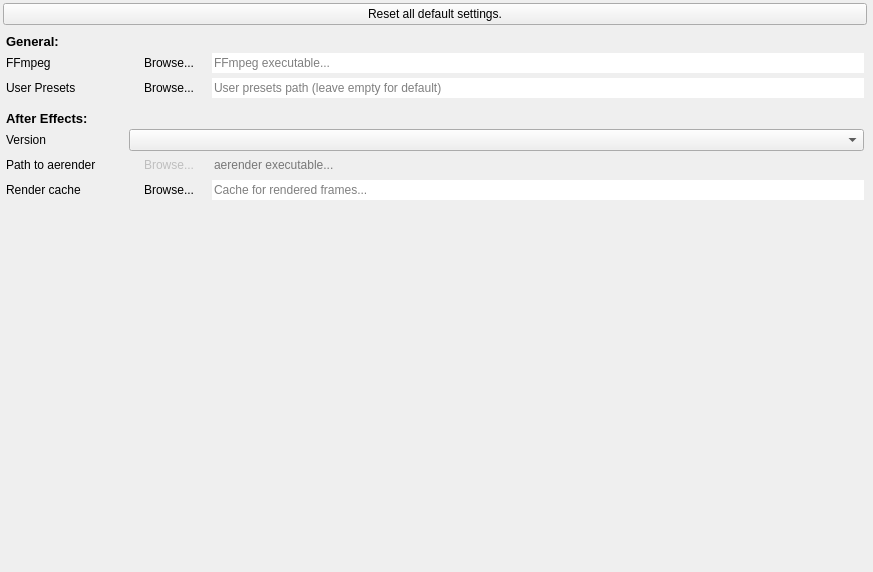
<?xml version="1.0" encoding="UTF-8"?>
<ui version="4.0">
 <class>DuMESettingsWidget</class>
 <widget class="QWidget" name="DuMESettingsWidget">
  <property name="geometry">
   <rect>
    <x>0</x>
    <y>0</y>
    <width>873</width>
    <height>572</height>
   </rect>
  </property>
  <property name="windowTitle">
   <string>Form</string>
  </property>
  <layout class="QVBoxLayout" name="verticalLayout" stretch="0,0,0,1">
   <property name="leftMargin">
    <number>3</number>
   </property>
   <property name="topMargin">
    <number>3</number>
   </property>
   <property name="rightMargin">
    <number>6</number>
   </property>
   <property name="bottomMargin">
    <number>6</number>
   </property>
   <item>
    <widget class="QPushButton" name="resetDefaultsButton">
     <property name="text">
      <string>Reset all default settings.</string>
     </property>
    </widget>
   </item>
   <item>
    <widget class="QWidget" name="generalWidget" native="true">
     <property name="sizePolicy">
      <sizepolicy hsizetype="Preferred" vsizetype="Minimum">
       <horstretch>0</horstretch>
       <verstretch>0</verstretch>
      </sizepolicy>
     </property>
     <layout class="QFormLayout" name="formLayout">
      <property name="horizontalSpacing">
       <number>3</number>
      </property>
      <property name="verticalSpacing">
       <number>3</number>
      </property>
      <property name="leftMargin">
       <number>3</number>
      </property>
      <property name="topMargin">
       <number>3</number>
      </property>
      <property name="rightMargin">
       <number>3</number>
      </property>
      <property name="bottomMargin">
       <number>3</number>
      </property>
      <item row="0" column="0">
       <widget class="QLabel" name="label">
        <property name="minimumSize">
         <size>
          <width>120</width>
          <height>0</height>
         </size>
        </property>
        <property name="font">
         <font>
          <pointsize>10</pointsize>
          <weight>75</weight>
          <bold>true</bold>
         </font>
        </property>
        <property name="text">
         <string>General:</string>
        </property>
       </widget>
      </item>
      <item row="1" column="0">
       <widget class="QLabel" name="label_8">
        <property name="sizePolicy">
         <sizepolicy hsizetype="Preferred" vsizetype="Expanding">
          <horstretch>0</horstretch>
          <verstretch>0</verstretch>
         </sizepolicy>
        </property>
        <property name="text">
         <string>FFmpeg</string>
        </property>
       </widget>
      </item>
      <item row="1" column="1">
       <layout class="QHBoxLayout" name="horizontalLayout_5">
        <item>
         <widget class="QPushButton" name="ffmpegBrowseButton">
          <property name="text">
           <string>Browse...</string>
          </property>
          <property name="flat">
           <bool>true</bool>
          </property>
         </widget>
        </item>
        <item>
         <widget class="QLineEdit" name="ffmpegPathEdit">
          <property name="text">
           <string/>
          </property>
          <property name="frame">
           <bool>false</bool>
          </property>
          <property name="placeholderText">
           <string>FFmpeg executable...</string>
          </property>
         </widget>
        </item>
       </layout>
      </item>
      <item row="2" column="0">
       <widget class="QLabel" name="label_9">
        <property name="sizePolicy">
         <sizepolicy hsizetype="Preferred" vsizetype="Expanding">
          <horstretch>0</horstretch>
          <verstretch>0</verstretch>
         </sizepolicy>
        </property>
        <property name="text">
         <string>User Presets</string>
        </property>
       </widget>
      </item>
      <item row="2" column="1">
       <layout class="QHBoxLayout" name="horizontalLayout_6">
        <item>
         <widget class="QPushButton" name="userPresetsBrowseButton">
          <property name="text">
           <string>Browse...</string>
          </property>
          <property name="flat">
           <bool>true</bool>
          </property>
         </widget>
        </item>
        <item>
         <widget class="QLineEdit" name="userPresetsPathEdit">
          <property name="text">
           <string/>
          </property>
          <property name="frame">
           <bool>false</bool>
          </property>
          <property name="placeholderText">
           <string>User presets path (leave empty for default)</string>
          </property>
         </widget>
        </item>
       </layout>
      </item>
     </layout>
    </widget>
   </item>
   <item>
    <widget class="QWidget" name="aeWidget" native="true">
     <property name="sizePolicy">
      <sizepolicy hsizetype="Preferred" vsizetype="Minimum">
       <horstretch>0</horstretch>
       <verstretch>0</verstretch>
      </sizepolicy>
     </property>
     <layout class="QFormLayout" name="formLayout_2">
      <property name="horizontalSpacing">
       <number>3</number>
      </property>
      <property name="verticalSpacing">
       <number>3</number>
      </property>
      <property name="leftMargin">
       <number>3</number>
      </property>
      <property name="topMargin">
       <number>3</number>
      </property>
      <property name="rightMargin">
       <number>3</number>
      </property>
      <property name="bottomMargin">
       <number>3</number>
      </property>
      <item row="0" column="0">
       <widget class="QLabel" name="label_2">
        <property name="minimumSize">
         <size>
          <width>120</width>
          <height>0</height>
         </size>
        </property>
        <property name="font">
         <font>
          <pointsize>10</pointsize>
          <weight>75</weight>
          <bold>true</bold>
         </font>
        </property>
        <property name="text">
         <string>After Effects:</string>
        </property>
       </widget>
      </item>
      <item row="1" column="0">
       <widget class="QLabel" name="label_10">
        <property name="sizePolicy">
         <sizepolicy hsizetype="Preferred" vsizetype="Expanding">
          <horstretch>0</horstretch>
          <verstretch>0</verstretch>
         </sizepolicy>
        </property>
        <property name="text">
         <string>Version</string>
        </property>
       </widget>
      </item>
      <item row="1" column="1">
       <widget class="QComboBox" name="aeVersionBox"/>
      </item>
      <item row="2" column="0">
       <widget class="QLabel" name="label_11">
        <property name="sizePolicy">
         <sizepolicy hsizetype="Preferred" vsizetype="Expanding">
          <horstretch>0</horstretch>
          <verstretch>0</verstretch>
         </sizepolicy>
        </property>
        <property name="text">
         <string>Path to aerender</string>
        </property>
       </widget>
      </item>
      <item row="2" column="1">
       <layout class="QHBoxLayout" name="horizontalLayout_7">
        <item>
         <widget class="QPushButton" name="aerenderBrowseButton">
          <property name="enabled">
           <bool>false</bool>
          </property>
          <property name="text">
           <string>Browse...</string>
          </property>
          <property name="flat">
           <bool>true</bool>
          </property>
         </widget>
        </item>
        <item>
         <widget class="QLineEdit" name="aerenderPathEdit">
          <property name="enabled">
           <bool>false</bool>
          </property>
          <property name="text">
           <string/>
          </property>
          <property name="frame">
           <bool>false</bool>
          </property>
          <property name="placeholderText">
           <string>aerender executable...</string>
          </property>
         </widget>
        </item>
       </layout>
      </item>
      <item row="3" column="0">
       <widget class="QLabel" name="label_12">
        <property name="sizePolicy">
         <sizepolicy hsizetype="Preferred" vsizetype="Expanding">
          <horstretch>0</horstretch>
          <verstretch>0</verstretch>
         </sizepolicy>
        </property>
        <property name="text">
         <string>Render cache</string>
        </property>
       </widget>
      </item>
      <item row="3" column="1">
       <layout class="QHBoxLayout" name="horizontalLayout_8">
        <item>
         <widget class="QPushButton" name="aeCacheBrowseButton">
          <property name="text">
           <string>Browse...</string>
          </property>
          <property name="flat">
           <bool>true</bool>
          </property>
         </widget>
        </item>
        <item>
         <widget class="QLineEdit" name="aeCacheEdit">
          <property name="text">
           <string/>
          </property>
          <property name="frame">
           <bool>false</bool>
          </property>
          <property name="placeholderText">
           <string>Cache for rendered frames...</string>
          </property>
         </widget>
        </item>
       </layout>
      </item>
     </layout>
    </widget>
   </item>
   <item>
    <spacer name="verticalSpacer">
     <property name="orientation">
      <enum>Qt::Vertical</enum>
     </property>
     <property name="sizeHint" stdset="0">
      <size>
       <width>20</width>
       <height>40</height>
      </size>
     </property>
    </spacer>
   </item>
  </layout>
 </widget>
 <resources/>
 <connections/>
</ui>
